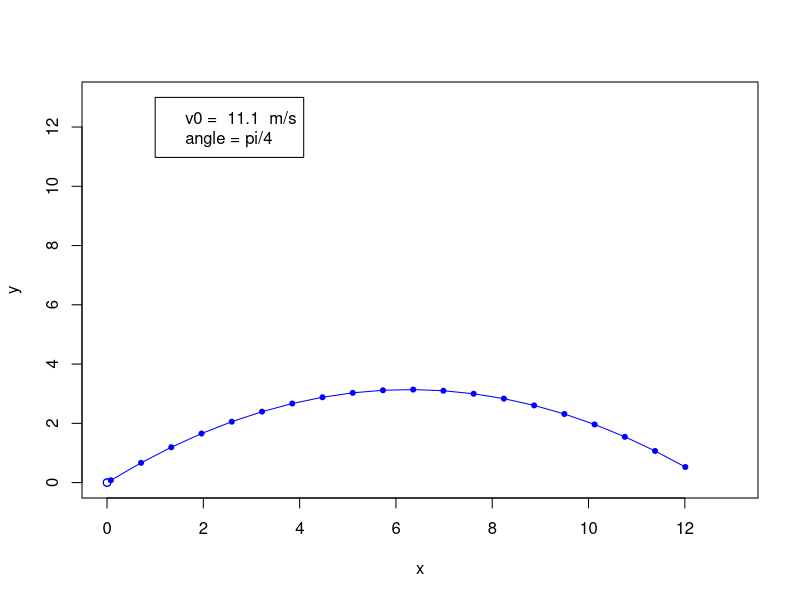

This chart was generated by the following R code:
#################################################################
# This task is to calculate trajectory
# Same as 4st, but without enviroment resistance
#################################################################

g <- 9.81 #gravity acceleration
epsilon <- 0.05 #accuracy of calculating
v0 <- 11.1
alpha <- pi/4

x <- vector(length=2) #horizontal axes
y <- vector(length=2) #vertical axes

plot(x, y, col="blue", ylim=c(0, 13), xlim=c(0, 13))
legend(1, 13, c(paste("v0 = ", v0, " m/s"), "angle = pi/4"))

wholeTime <- 2*v0*sin(alpha)/g #whole time of flight
step <-  epsilon*wholeTime

cnt=1
for(t in seq(from=0.01, to=wholeTime, by=step))
{
        x[cnt] <- v0*cos(alpha)*t
        y[cnt] <- (v0*sin(alpha)*t-g*t*t/2)
	cnt <- cnt+1
}
lines(x, y, type="o",  pch=20, lty=1, col="blue")
